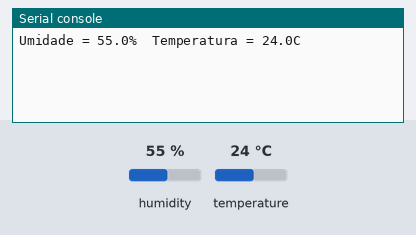
The program below on a simulated Raspberry Pi Pico running MicroPython. Parts: the last lines printed to the serial console. The inputs (shaded band) are chosen by the test bench; at power-on: humidity 55 %, temperature 24 °C.

Above: at 1.2 s.
1.3 s: humidity set to 22 %
At 2.5 s:
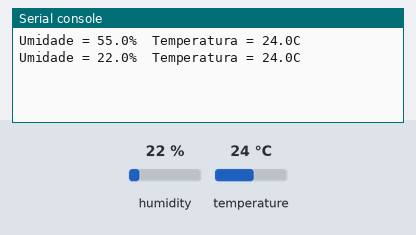
4.1 s: temperature set to 12 °C
At 4.6 s:
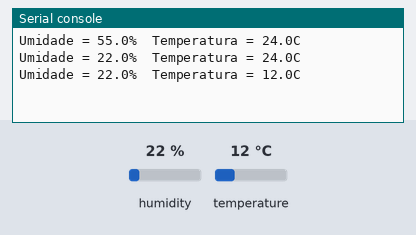
6.9 s: humidity set to 40 %
At 8.8 s:
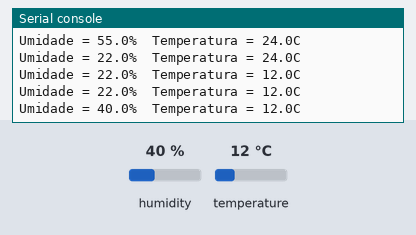
Timing chart, 0 to 10.3 s (numbered marks = the images above; inputs shaded):
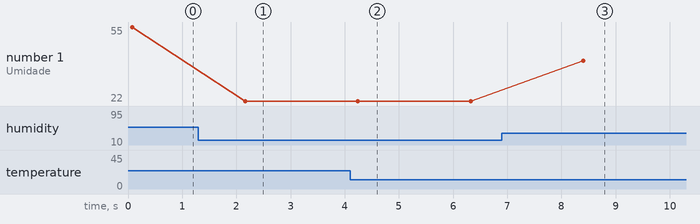

Measured:
- after the input at 1.3 s, the serial console: prints a new line after 0.86 s (image 1)
- after the input at 4.1 s, the serial console: prints a new line after 0.14 s (image 2)
- after the input at 6.9 s, the serial console: prints a new line after 1.5 s (image 3)
- plotted number 1: 55 → 22 after the input at 1.3 s, 22 → 40 after the input at 6.9 s

The program:

aht10_mpython.py
```python
# Exemplo com Sensor de Temperatura AHT10

from machine import I2C,Pin
from time import sleep_ms

# Endereco I2C do AHT10
AHT_ADDR = 0x38

i2c = I2C(0, sda=Pin(16), scl=Pin(17))

# Le status do ADH10
def getStatus():
    resp = i2c.readfrom (AHT_ADDR, 1)
    return resp[0]

# Verifica se precisa calibrar
status = getStatus()
if (status & 0x08) == 0:
    print ('Calibrando')
    i2c.writeto(AHT_ADDR, b'\xE1\x08\x00')
    sleep_ms(10)

# Laco Principal
while True:
    # dispara leitura
    i2c.writeto(AHT_ADDR, b'\xAC\x33\x00')
    # aguarda leitura
    sleep_ms(80)
    # le resposta
    resp = i2c.readfrom (AHT_ADDR, 6)
    # decodifica resposta
    umid = (resp[1] << 12) + (resp[2] << 4) + (resp[3] >> 4)
    umid = (umid / 0x100000) * 100.0
    temp = ((resp[3] & 0x0F) << 16) + (resp[4] << 8) + resp[5]
    temp = (temp / 0x100000) * 200.0 - 50.0
    # mostra resultado
    print ('Umidade = {:.1f}%  Temperatura = {:.1f}C'.format(umid, temp))
    # da um tempo entre leituras
    sleep_ms(2000)
```
